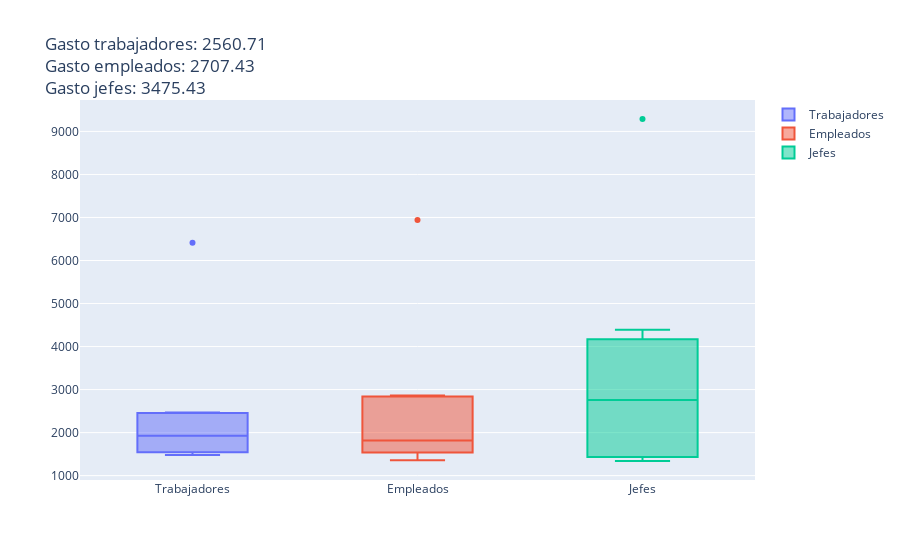

The code cell stored with this chart in its notebook:
### Code cell
fig = go.Figure()
fig.add_trace(go.Box(
    y=tdf.iloc[:,:].values[0],
    name='Trabajadores'
))
fig.add_trace(go.Box(
    y=edf.iloc[:,:].values[0],
    name="Empleados"
))
fig.add_trace(go.Box(
    y=jdf.iloc[:,:].values[0],
    name="Jefes"
))

fig.update_layout(
    title_text=f"Gasto trabajadores: {get_mean(tdf)}<br>Gasto empleados: {get_mean(edf)}<br>Gasto jefes: {get_mean(jdf)}"
)

fig.show()

### Figure 1 — Plotly figure (JSON) as saved in the notebook; plotly's stock layout.template omitted (floating-point values rounded to 4 significant figures)
{"data": [{"name": "Trabajadores", "type": "box", "y": [1927, 2427, 1485, 6412, 2467, 1480, 1727]}, {"name": "Empleados", "type": "box", "y": [1723, 2861, 1816, 6940, 2780, 1476, 1356]}, {"name": "Jefes", "type": "box", "y": [1710, 3496, 2759, 9289, 4391, 1343, 1340]}], "layout": {"title": {"text": "Gasto trabajadores: 2560.71<br>Gasto empleados: 2707.43<br>Gasto jefes: 3475.43"}}}
